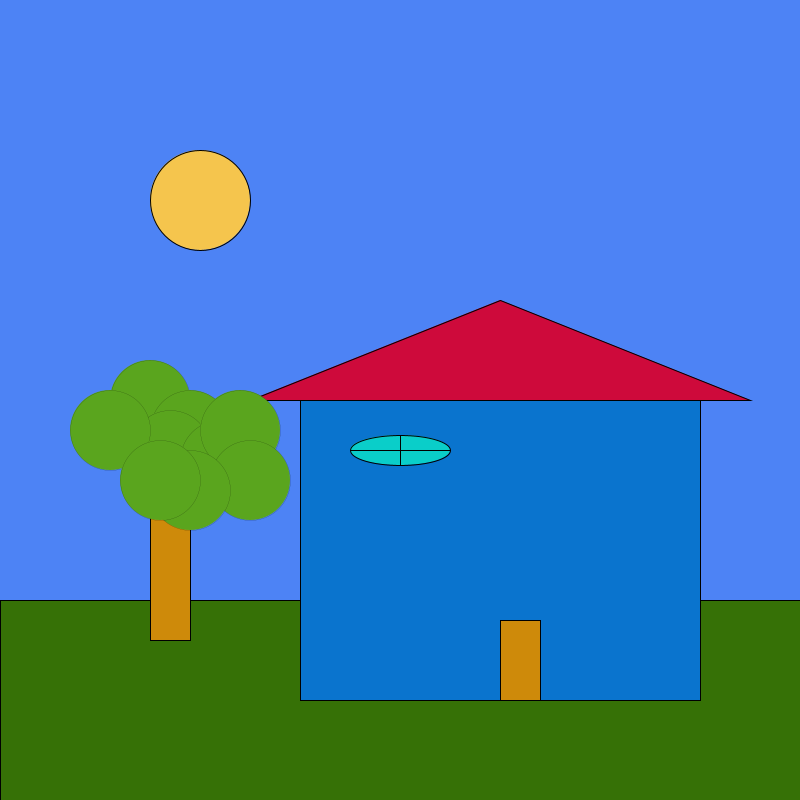
Frame 1 (no input)
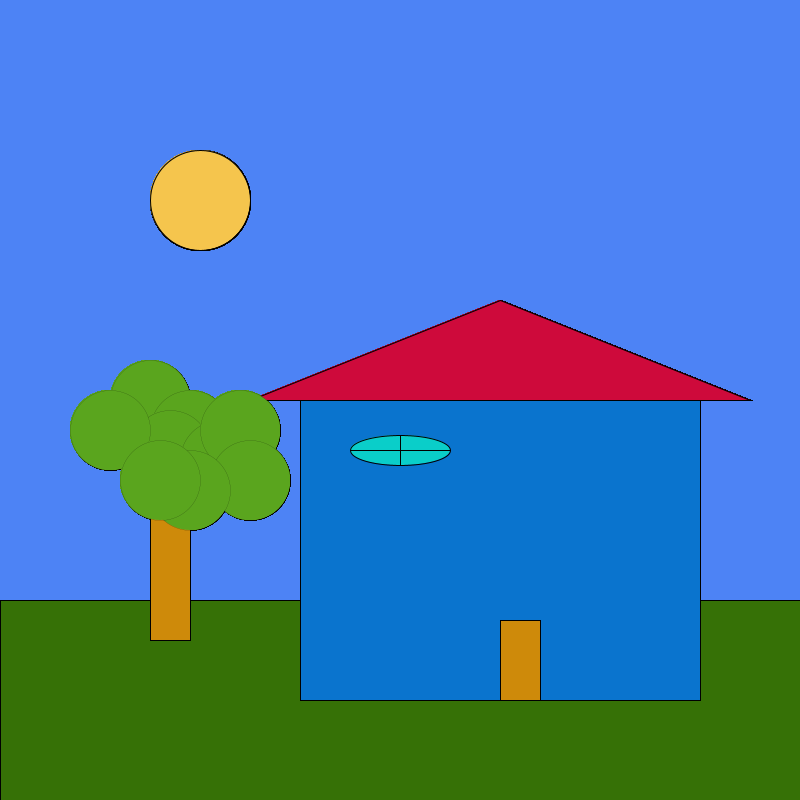
Frame 60 (the mouse pressed at the canvas centre just before this capture)
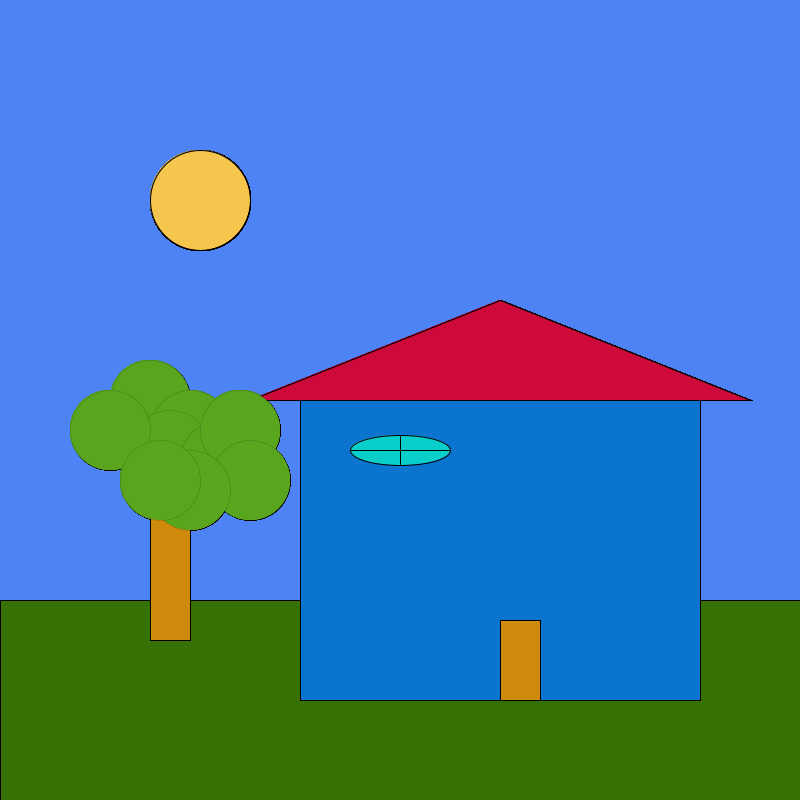
Frame 120 (the mouse held since frame 60 and released just before this capture)

The Processing sketch that drew these frames (run headless with seeded random() and noise(); from frame 60 on, the mouse is pressed at the canvas centre):

// Processing sketch: checkpoint_1
// ── checkpoint_1.pde
// Estella Hezheng
//blcok 1-4 sep5
void setup() {
  size(800, 800);
  background(#4D83F5);
}
void draw() {
  strokeWeight(1);

  //SUN
  fill(#F5C54D);
  circle(200,200,100);
  //grass
  fill(#367106);
  rect(0,600,800,800);
  //house
  fill(#0A74CE);
  rect(300, 400, 400, 300);
  fill(#CE0A3B);
  triangle(250, 400, 500, 300, 750, 400);
  fill(#0ACEC9);
  ellipse(400,450,100,30);
  strokeWeight(1);
  fill(#CE8A0A);
  rect(500,620,40,80);
  
  line(400,435,400,465);
  int y =450;
  line(350,y,450,y);
  
  //trees
    //trunk
    rect(150,500,40,140);
    //leaves
    fill(#5AA51E);
    int leaveX = 150;
    int leaveY = 400;
    
      strokeWeight(0);
    circle(leaveX,leaveY,80);
     circle(leaveX+40,leaveY+30,80);
 circle(leaveX+20,leaveY+50,80);
     circle(leaveX+70,leaveY+60,80);
     circle(leaveX+90,leaveY+30,80);
     circle(leaveX+100,leaveY+80,80);
     circle(leaveX+40,leaveY+90,80);
     circle(leaveX-40,leaveY+30,80);
     circle(leaveX+10,leaveY+80,80);
     
     
   
  
}
